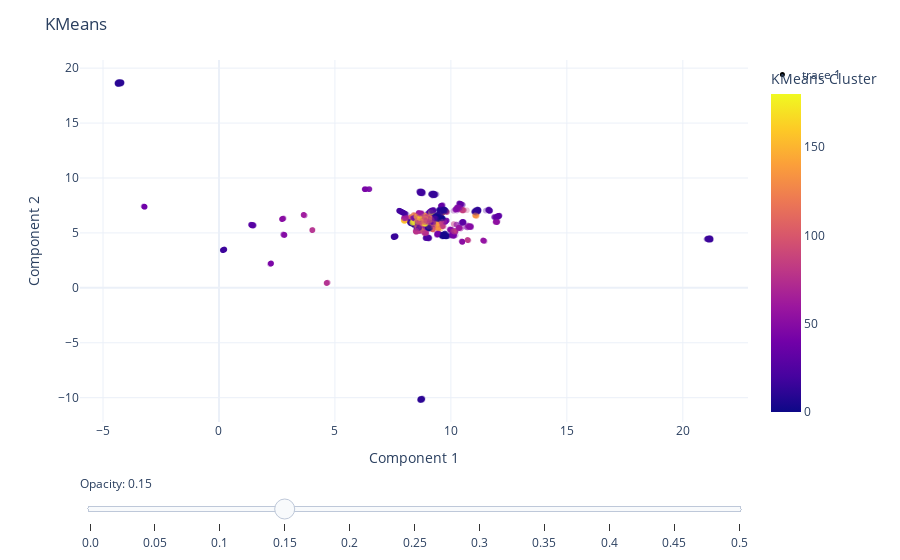

Notebook cell for this chart:
### Markdown cell above
### n dimensions

### Code cell
# Plot the training points
fig = px.scatter(
    data_frame = train_df,
    x = "Component 1",
    y = "Component 2", # Change components to visualize each of the 30 dimensions
    color = "KMeans Cluster",
    hover_data = ["taxon_id", "Target", "Media Cluster"],
    opacity = 0.3
) 

# Add the test points as a scatter trace
fig.add_trace(
    go.Scatter(
        x=test_df["Component 1"],  # x coordinates
        y=test_df["Component 2"],  # y coordinates
        mode='markers',
        marker=dict(
            color='black',  
            size=5,  
            opacity=1.0 
        ),
        text=test_df["Target"]  # marker hover text
    )
)

# Opacity slider
steps = []
for i in range(11):  # 0 to 1 in steps of 0.1
    step = dict(
        method="restyle",
        args=[{"marker.opacity": [i/20]}, [0]],  # Adjust opacity of the first trace only
        label=str(i/20)
    )
    steps.append(step)
sliders = [dict(
    active=3,  # initial value corresponding to opacity=0.3
    currentvalue={"prefix": "Opacity: "},
    pad={"t": 50},
    steps=steps
)]

fig.update_layout(
    sliders=sliders,
    title="KMeans",
    template="plotly_white",
)

fig.show()

### Figure 1 — Plotly figure (JSON) as saved in the notebook; plotly's stock layout.template omitted (floating-point values rounded to 4 significant figures; data arrays with more than 128 entries replaced by an {"elided": "..."} marker saying what was removed)
{"data": [{"customdata": {"elided": "8464x3 mixed values"}, "hovertemplate": "Component 1=%{x}<br>Component 2=%{y}<br>taxon_id=%{customdata[0]}<br>Target=%{customdata[1]}<br>Media Cluster=%{customdata[2]}<br>KMeans Cluster=%{marker.color}<extra></extra>", "legendgroup": "", "marker": {"color": {"elided": "8464 int values"}, "coloraxis": "coloraxis", "opacity": 0.3, "symbol": "circle"}, "mode": "markers", "name": "", "showlegend": false, "type": "scattergl", "x": {"elided": "8464 float values"}, "xaxis": "x", "y": {"elided": "8464 float values"}, "yaxis": "y"}, {"marker": {"color": "black", "opacity": 1, "size": 5}, "mode": "markers", "text": ["unknown", "unknown", "unknown", "unknown", "unknown", "unknown", "unknown", "unknown", "unknown", "unknown", "unknown", "unknown", "unknown", "unknown", "unknown", "unknown", "unknown", "unknown", "unknown", "unknown", "unknown", "unknown", "unknown"], "type": "scatter", "x": [8.799, 8.812, 8.847, 8.826, 8.877, 8.801, 8.912, 8.753, 8.852, 8.865, 8.792, 8.814, 8.533, 8.797, 8.898, 8.858, 8.863, 8.827, 8.815, 8.808, 8.848, 8.769, 8.804], "y": [6.152, 6.015, 6.085, 6.087, 5.975, 6.024, 6.053, 6.194, 5.984, 5.986, 6.01, 6.013, 6.011, 6.155, 6.048, 5.975, 6.129, 6.0, 6.013, 6.16, 6.071, 6.282, 6.023]}], "layout": {"coloraxis": {"colorbar": {"title": {"text": "KMeans Cluster"}}, "colorscale": [[0, "#0d0887"], [0.1111, "#46039f"], [0.2222, "#7201a8"], [0.3333, "#9c179e"], [0.4444, "#bd3786"], [0.5556, "#d8576b"], [0.6667, "#ed7953"], [0.7778, "#fb9f3a"], [0.8889, "#fdca26"], [1, "#f0f921"]]}, "legend": {"tracegroupgap": 0}, "margin": {"t": 60}, "sliders": [{"active": 3, "currentvalue": {"prefix": "Opacity: "}, "pad": {"t": 50}, "steps": [{"args": [{"marker.opacity": [0]}, [0]], "label": "0.0", "method": "restyle"}, {"args": [{"marker.opacity": [0.05]}, [0]], "label": "0.05", "method": "restyle"}, {"args": [{"marker.opacity": [0.1]}, [0]], "label": "0.1", "method": "restyle"}, {"args": [{"marker.opacity": [0.15]}, [0]], "label": "0.15", "method": "restyle"}, {"args": [{"marker.opacity": [0.2]}, [0]], "label": "0.2", "method": "restyle"}, {"args": [{"marker.opacity": [0.25]}, [0]], "label": "0.25", "method": "restyle"}, {"args": [{"marker.opacity": [0.3]}, [0]], "label": "0.3", "method": "restyle"}, {"args": [{"marker.opacity": [0.35]}, [0]], "label": "0.35", "method": "restyle"}, {"args": [{"marker.opacity": [0.4]}, [0]], "label": "0.4", "method": "restyle"}, {"args": [{"marker.opacity": [0.45]}, [0]], "label": "0.45", "method": "restyle"}, {"args": [{"marker.opacity": [0.5]}, [0]], "label": "0.5", "method": "restyle"}]}], "title": {"text": "KMeans"}, "xaxis": {"anchor": "y", "domain": [0, 1], "title": {"text": "Component 1"}}, "yaxis": {"anchor": "x", "domain": [0, 1], "title": {"text": "Component 2"}}}}
